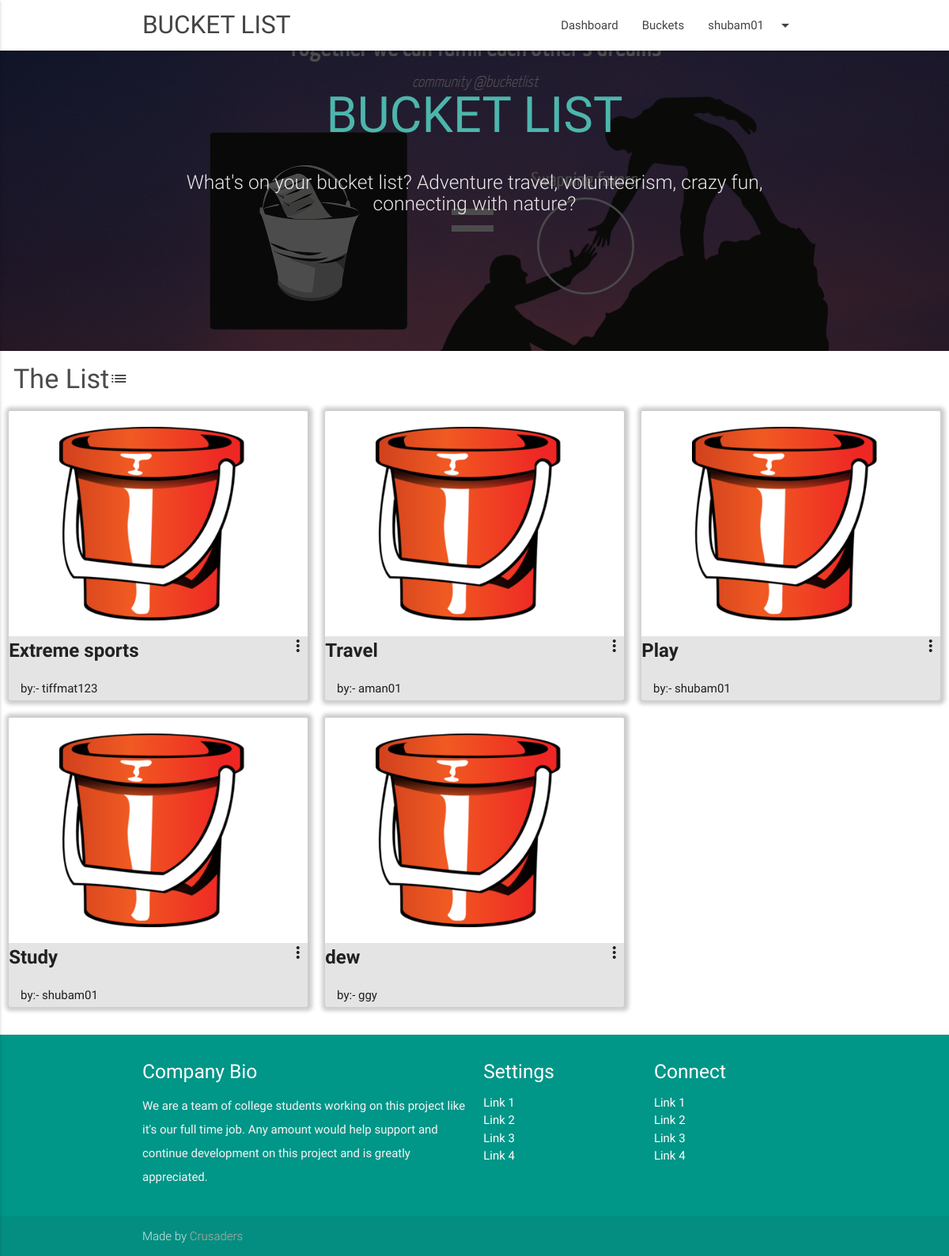
The app's page /allbuckets.php (signed in) with its own data.
### tables this page shows
CREATE TABLE `bucket` (
  `user_id` int(11) NOT NULL,
  `bucket_id` int(11) NOT NULL,
  `title` varchar(200) NOT NULL,
  `description` varchar(300) NOT NULL,
  `timestmp` timestamp NOT NULL DEFAULT CURRENT_TIMESTAMP ON UPDATE CURRENT_TIMESTAMP,
  `secur` int(11) NOT NULL DEFAULT '0'
);

CREATE TABLE `users` (
  `id` int(11) NOT NULL,
  `fname` varchar(20) NOT NULL,
  `lname` varchar(20) NOT NULL,
  `username` varchar(20) NOT NULL,
  `password` varchar(200) NOT NULL,
  `email` varchar(100) NOT NULL,
  `stamp` timestamp NOT NULL DEFAULT CURRENT_TIMESTAMP
);

### class/db.php (called while the page is built, shortened)
<?php
	class Database
	{
		public $host;
		public $user;
		public $password;
		public $database;
		public $connection;
		function __construct()
		{
			$this->host="localhost";
			$this->user="root";
			$this->password="1q2w3e";
			$this->database="iet_bucket";
		}
		function connect()
		{
			$this->connection=mysqli_connect($this->host,$this->user,$this->password,$this->database) or die("Server problem" . mysqli_error($this->connection));
		}
		function makeQuery($insertQuery)
		{
			return mysqli_query($this->connection,$insertQuery);
		}
	}
?>

### process/function.php (called while the page is built, shortened)
<?php
	require_once "class/db.php";
function unmfrmuid($user_id)
{
	$db=new Database;
	$db->connect();
	$query = "SELECT username FROM users WHERE id=$user_id";
	$result = $db->makequery($query);
	$row = mysqli_fetch_assoc($result);
	return $row['username'];
}
?>

### allbuckets.php (the view, shortened to what this page needs)
<!DOCTYPE html>
<?php require_once "class/db.php"; ?>
<html lang="en">
<head>
  <link href="assets/css/materialize.css" type="text/css" rel="stylesheet" media="screen,projection"/>
  <link href="assets/css/style.css" type="text/css" rel="stylesheet" media="screen,projection"/>
  <link href="assets/css/custom.css" type="text/css" rel="stylesheet" media="screen,projection"/>
</head>
<body>
<?php require_once "components/nav.php"; ?>
  <div id="index-banner" class="parallax-container" >
    <div class="section no-pad-bot">
      <div class="container">
        <br><br>
        <h1 class="header center teal-text text-lighten-2">BUCKET LIST</h1>
        <div class="row center">
          <h5 class="header col s12 light">What's on your bucket list? Adventure travel, volunteerism, crazy fun, connecting with nature?</h5>
        </div>
      </div>
    </div>
    <div class="parallax"><img src="assets/img/bucketlist.png" alt="Unsplashed background img 1"></div>
  </div>
<h4 style="color: rgba(0,0,0,0.7);">&nbsp;&nbsp;The List<i class="material-icons">list</i> </h4>
   <div class="row">
      	<?php
      		$db = new Database;
      		$db->connect();
      		$query = "SELECT * FROM bucket WHERE secur=0 ORDER BY timestmp DESC";
      		$result = $db->makequery($query);
      		while($row = mysqli_fetch_assoc($result))
      		{
      			?>
        <div class="grid-example col s12 m6 l4">
		  <div class="card">
		    <div class="card-image waves-effect waves-block waves-light">
		      <img class="activator center-align bkimg" src="assets/img/bucket.jpg">
		    </div>
		    <div class="card-content-das">
		      <span class="card-title activator grey-text text-darken-4 center-align"><b><?php echo $row['title'] ?></b><i class="material-icons right">more_vert</i></span>
<?php
          require_once "process/function.php";
          $usrid = $row['user_id'];
          $usrname = unmfrmuid($usrid)
?>
		      <p>
          &nbsp;&nbsp;&nbsp;&nbsp;by:- <?php echo $usrname."<br>"; ?>
		    </div>
		  </div>
		</div>
      			<?php
      		}
      	?>
    </div>
  <?php require_once "components/footer.php"; ?>
  </body>
</html>

### components/nav.php (shortened to what this page needs)
<?php
  if(!isset($_SESSION['uid']))
  {
?>
  <nav class="white" role="navigation">
    <div class="nav-wrapper container">
      <a id="logo-container" href="#" class="brand-logo">BUCKET LIST</a>
      <ul class="right hide-on-med-and-down">
        <li><a class="waves-effect waves-light btn" href="#modal1">Login</a></li>
        <li><a class="waves-effect waves-light btn" href="#modal2">Sign up!</a></li>
      </ul>
      <ul id="nav-mobile" class="side-nav">
        <li><a class="waves-effect waves-light btn" href="#modal1">Login</a></li>
        <li><a class="waves-effect waves-light btn" href="#modal2">Sign up!</a></li>
      </ul>
      <a href="#" data-activates="nav-mobile" class="button-collapse"><i class="material-icons">menu</i></a>
    </div>
  </nav>
<?php }else{ ?>
  <nav class="white" role="navigation">
    <div class="nav-wrapper container">
      <a id="logo-container" href="#" class="brand-logo">BUCKET LIST</a>
      <ul class="right hide-on-med-and-down">
        <li><a href="dashboard.php">Dashboard</a></li>
        <li><a href="allbuckets.php">Buckets</a></li>
      <li><a class="dropdown-button" href="#" data-activates="dropdown1"><?php echo $_SESSION['username']; ?><i class="material-icons right">arrow_drop_down</i></a></li>
      </ul>
    </div>
  </nav>
  <?php } ?>

### components/footer.php
<footer class="page-footer teal">
  <div class="container">
    <div class="row">
      <div class="col l6 s12">
        <h5 class="white-text">Company Bio</h5>
        <p class="grey-text text-lighten-4">We are a team of college students working on this project like it's our full time job. Any amount would help support and continue development on this project and is greatly appreciated.</p>
      </div>
      <div class="col l3 s12">
        <h5 class="white-text">Settings</h5>
        <ul>
          <li><a class="white-text" href="#!">Link 1</a></li>
          <li><a class="white-text" href="#!">Link 2</a></li>
          <li><a class="white-text" href="#!">Link 3</a></li>
          <li><a class="white-text" href="#!">Link 4</a></li>
        </ul>
      </div>
      <div class="col l3 s12">
        <h5 class="white-text">Connect</h5>
        <ul>
          <li><a class="white-text" href="#!">Link 1</a></li>
          <li><a class="white-text" href="#!">Link 2</a></li>
          <li><a class="white-text" href="#!">Link 3</a></li>
          <li><a class="white-text" href="#!">Link 4</a></li>
        </ul>
      </div>
    </div>
  </div>
  <div class="footer-copyright">
    <div class="container">
    Made by <a class="brown-text text-lighten-3" href="http://shubam.xyz">Crusaders</a>
    </div>
  </div>
</footer>

### assets/css/style.css (style rules this page uses)
nav ul a, nav .brand-logo { color: #444; }
p { line-height: 2rem; }
.parallax-container { min-height: 380px; line-height: 0; height: auto; color: rgba(255,255,255,.9); }
.parallax-container .section { width: 100%; }
footer.page-footer { margin: 0; }

### assets/css/custom.css (style rules this page uses)
.parallax-container { background: rgba(0,0,0,0.7); }
.bkimg { max-width:250px; max-height:300px; margin-left: auto; margin-right: auto; padding-top: 20px; padding-bottom: 20px; }
.card-content-das { background:rgba(76, 76, 76, 0.15) }
.card { box-shadow: 1px 0px 5px 5px rgba(0,0,0,0.2); }
.parallax>img { min-width: 100%; }

### records on screen
bucket: title "Extreme sports", user.username "tiffmat123"
bucket: title "Travel", user.username "aman01"
bucket: title "Play", user.username "shubam01"
bucket: title "Study", user.username "shubam01"
bucket: title "dew", user.username "ggy"

### other values on screen
$_SESSION['username'] "shubam01"
